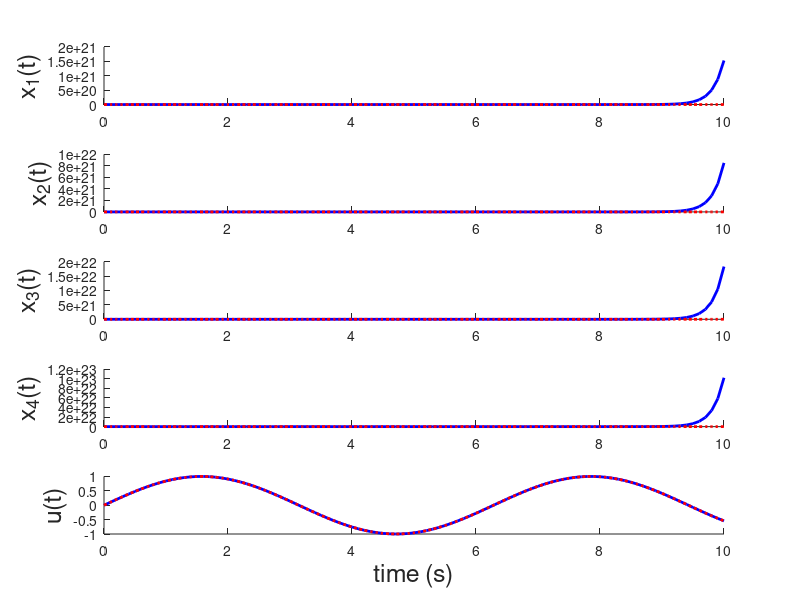

Write MATLAB code to recreate this figure.
function SimulationScript()
    %% Initialize the simulation variables
    t0 = 0; % initial time
    dt = 0.1; % time step
    tf = 10.0; % final time
        
    % Set the control input function
    u = @(t, x) sin(t);    
    
    % Set the starting point
    x0 = [0;0;0;0];
    
    %% Simulate and plot the system using ode
    % Simulate the system
    [tvec, xvec] = matlabOde45(x0, t0, dt, tf, u);
    uvec = getControlVector(tvec, xvec, u);
    
    % Plot the resulting states
    figure;
    plotResults(tvec, xvec, uvec, 'b');
    
    %% Simulate and plot the system using Euler (or other method)
    % Simulate the system
    [tvec, xvec] = eulerIntegration(x0, t0, dt, tf, u);
    uvec = getControlVector(tvec, xvec, u);
    
    % Plot the results
    plotResults(tvec, xvec, uvec, 'r:');
    
    
end

function u_vec = getControlVector(tvec, xvec, u)
%getControlVector calculate the control vector over the specified time
%interval and state
%
% Inputs:
%   tvec: 1xm vector of time inputs
%   xvec: nxm matrix of states
%   u: function handle that takes time and state as inputs and outputs
%   the control input

    len = size(tvec, 2);
    u_vec = zeros(1, len);
    for k = 1:len
        u_vec(:,k) = u(tvec(k), xvec(:,k));
    end

end

function [tvec, xvec] = matlabOde45(x0, t0, dt, tf, u)
    %MatlabOde45 uses ODE 45 to simulate the state starting at x0 from time
    % t0 to tf
    %
    % Inputs:
    %   x0: nx1 initial state
    %   t0: scalar - initial time
    %   dt: scalar - time increment
    %   tf: scalar - final time
    %   u: function handle that takes time and state as inputs and outputs
    %   the control input
    %
    % Outputs:
    %   tvec: 1xm vector of times associated with the states
    %   xvec: nxm matrix of states where each column is a state at the
    %   associated time in tvec
    
    % Initialize the time
    t = t0:dt:tf;
    
    % Simulate the output
    [tvec xvec] = ode45(@(t,x) f(t,x,u(t,x)), t, x0);
    
    % Transpose the outputs to get in the correct form
    tvec = tvec';
    xvec = xvec';    
end

function [tvec, xvec] = eulerIntegration(x0, t0, dt, tf, u)
    %eulerIntegration uses eulerIntegration to simulate the state starting at x0 from time
    % t0 to tf
    %
    % Inputs:
    %   x0: nx1 initial state
    %   t0: scalar - initial time
    %   dt: scalar - time increment
    %   tf: scalar - final time
    %   u: function handle that takes time and state as inputs and outputs
    %   the control input
    %
    % Outputs:
    %   tvec: 1xm vector of times associated with the states
    %   xvec: nxm matrix of states where each column is a state at the
    %   associated time in tvec
    
    % Initialize values
    tvec = t0:dt:tf;
    len = length(tvec);
    xvec = zeros(size(x0,1), len);
    xvec(:,1) = x0;
    
    % Simulate forward in time
    % Write the euler simulation code here    
end

function zdot = f(t, z, u)
    %f calculates the state dynamics using the current time, state, and
    %control input
    %
    % Inputs:
    %   t: current time
    %   x: current state
    %   u: current control input
    %
    % Ouputs:
    %   xdot: time derivative of x(t)
    z2 = z(2);
    M = 0.5; % Mass of cart
    m = 0.2; % mass of pendulum
    b = 0.1; % coefficient of friction for cart
    l = 0.3; % length to pendulum center of mass
    I = 0.006; % mass moment of inertia of the pendulum
    g = 9.8; % Gravity constant

    denom = (I*(M+m) + M*m*l^2);
    A22 = (-(I+m*l^2)*b)/denom;
    A23 = (m^2*g*l^2)/denom;
    A42 = (-m*l*b)/denom;
    A43 = (m*g*l*(M+m))/denom;
    u2 = (I + m*l^2)/denom;
    u4 = (m*l)/denom;

    % Linear system matrices
    A = [0 1   0   0; 
         0 A22 A23 0; 
         0 0   0   1;
         0 A42 A43 0];
    B = [0; u2; 0; u4];

    % LTI equation
    zdot = A*z + B*u;
end

function plotResults(tvec, xvec, uvec, color)

    % Plot variables
    fontsize = 18;
    linewidth = 2;
    
    % Plot the resulting states
    subplot(5,1,1); hold on;
    plot(tvec, xvec(1,:), color, 'linewidth', linewidth);
    ylabel('x_1(t)', 'fontsize', fontsize);
    
    subplot(5,1,2); hold on;
    plot(tvec, xvec(2,:), color, 'linewidth', linewidth);
    ylabel('x_2(t)', 'fontsize', fontsize);
    
    subplot(5,1,3); hold on;
    plot(tvec, xvec(3,:), color, 'linewidth', linewidth);
    ylabel('x_3(t)', 'fontsize', fontsize);
    
    subplot(5,1,4); hold on;
    plot(tvec, xvec(4,:), color, 'linewidth', linewidth);
    ylabel('x_4(t)', 'fontsize', fontsize);
  
    subplot(5,1,5); hold on;
    plot(tvec, uvec, color, 'linewidth', linewidth);
    ylabel('u(t)', 'fontsize', fontsize);
    xlabel('time (s)', 'fontsize', fontsize);

end

